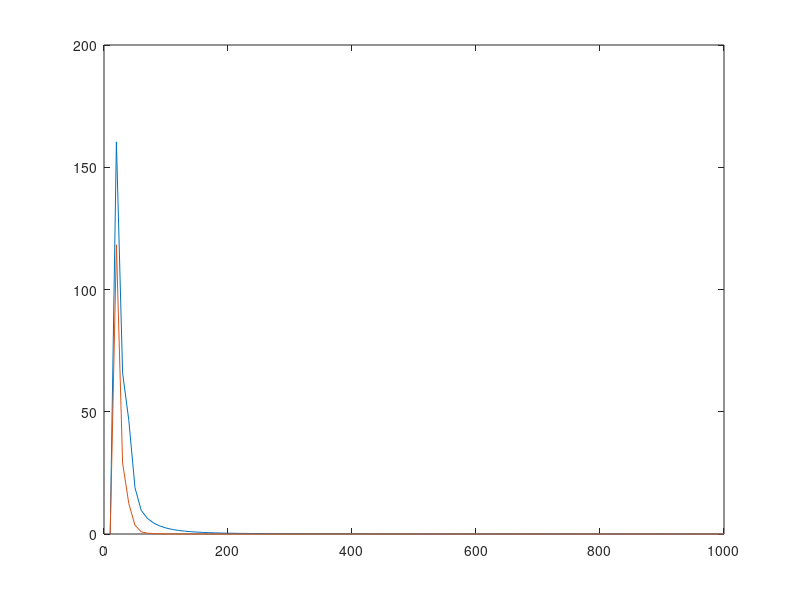

This chart was generated by the following MATLAB code:

#paramètres
N=1000;
x0=5;
L=10;
a=0.1;

h=L/N;

NN=(1:100)*10;

#fonction à dériver
f=@(x) exp((-((x-x0).^2))/a);

for p=1:100,
  N=NN(p);
  x=(0:N)*h;
  dx = x(2:N-1);

  dx5PS= x(3:N-2);
  h=L/N;

  a0=(-5)/(2*h^2);
  a1 = 4/(3*h^2);



  #dérivé 2nd Numérique à 3 points
    DN2 =(f(dx+h)-2*f(dx)+f(dx-h))/(h^2);

    DN5 =(-1/(12*h^2))*f(dx5PS+2*h)+a1*f(dx5PS-h)+a0*f(dx5PS)+a1*f(dx5PS+h)+(-1/(12*h^2))*f(dx5PS-2*h);

  # comparer avec dérivé 1ere analytique j(x)
  # j= @(x) -2.*(x-x0)/a.*exp((-((x-x0).^2))/a);

  # comparer avec dérivé seconde analytique g(x)
  d2a= @(x) (-2/a).*f(x)+(4/a^2)*(x-x0).^2.*f(x);

  # on fait la difference
  Err3(p) = sum((d2a(dx)-DN2).^2);
  Err5(p) = sum((d2a(dx5PS)-DN5).^2);
end

plot(NN, Err3,NN,Err5)
